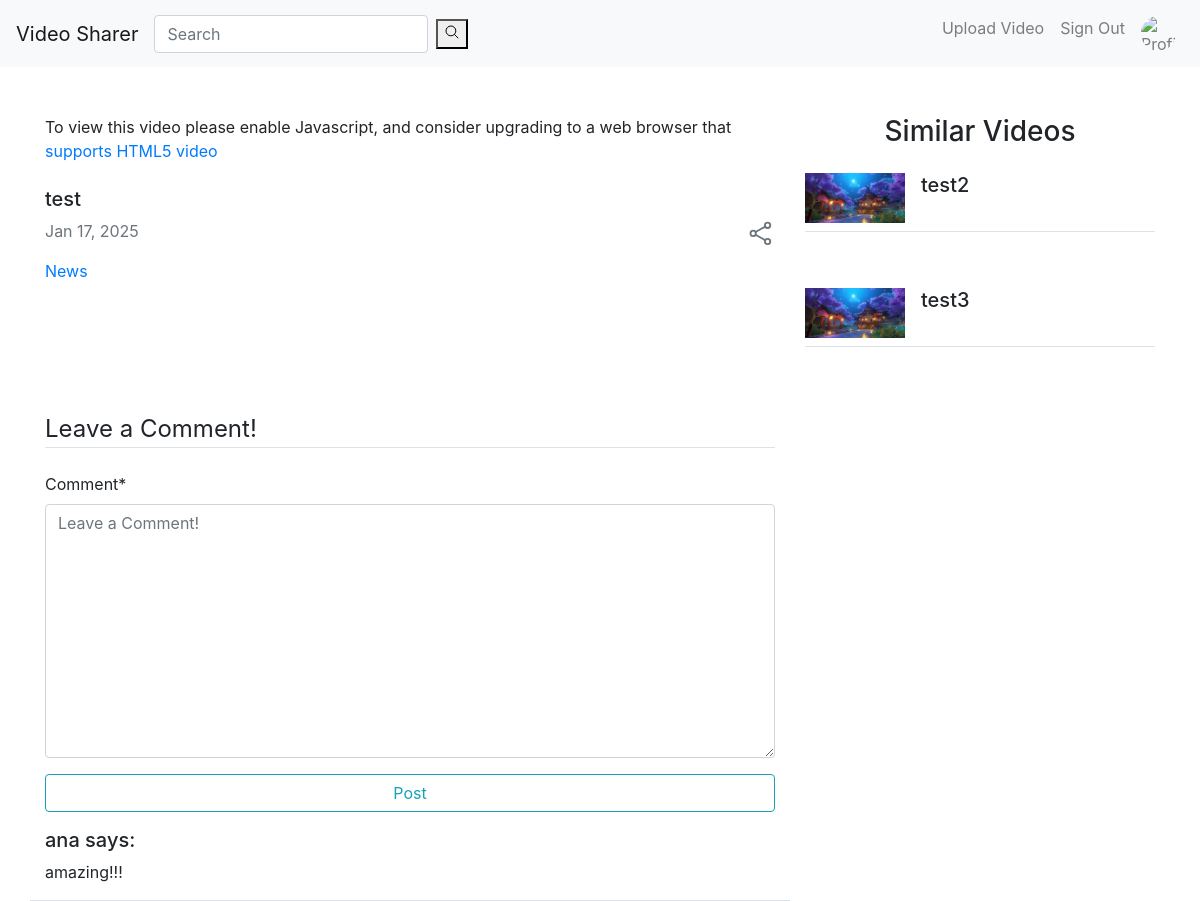
Page /videos/1/ (signed in) on the committed database.
### videos/models.py (models this page shows, shortened)
class Video(models.Model):
    uploader = models.ForeignKey(User, on_delete=models.CASCADE)
    title = models.CharField(max_length=100)
    description = models.TextField()
    video_file = models.FileField(upload_to='uploads/video_files',
                                  validators=[FileExtensionValidator(allowed_extensions=['mp4'])])
    thumbnail = models.FileField(upload_to='uploads/thumbnails', validators=[
                                 FileExtensionValidator(allowed_extensions=['png', 'jpg', 'jpeg'])])
    date_posted = models.DateTimeField(default=timezone.now)
    category = models.ForeignKey('Category', on_delete=models.CASCADE)

class Category(models.Model):
    name = models.CharField(max_length=30)
    def __str__(self):
        return self.name
    class Meta:
        verbose_name = "Category"
        verbose_name_plural = "Categories"

class Comment(models.Model):
    user = models.ForeignKey(User, on_delete=models.CASCADE)
    video = models.ForeignKey('Video', on_delete=models.CASCADE)
    comment = models.TextField()
    created_on = models.DateTimeField(auto_now_add=True)

### videos/views.py (the view, shortened to what this page needs)
# urls.py: path('<int:pk>/', DetailVideo.as_view(), name='video-detail'),
class DetailVideo(View):
    def get(self, request, pk, *args, **kwargs):
        video = Video.objects.get(pk=pk)
        form = CommentForm()
        comments = Comment.objects.filter(video=video).order_by('-created_on')
        categories = Video.objects.filter(category=video.category)[:15]
        context = {
            'object': video,
            'comments': comments,
            'categories': categories,
            'form': form
        }
        return render(request, 'videos/detail_video.html', context)

### videos/forms.py
class CommentForm(forms.Form):
    comment = forms.CharField(widget=forms.Textarea(
        attrs={
            "class": "form-control",
            "placeholder": "Leave a Comment!"
        }))

### videos/templates/videos/detail_video.html (shortened to what this page needs)
{% extends 'videos/base.html' %}
{% load crispy_forms_tags %}
{% block content %}
	<div class="container">
		<div class="row mt-5">
			<div class="col-md-8 col-sm-12 col-xs-12">
				<video-js
					width="720"
					height="405"
					controls
					data-setup='{"playbackRates": [0.5, 1, 1.5, 2], "fluid": true}'>
					<source src="/media/{{ object.video_file }}" type="video/mp4">
					<p class="vjs-no-js">
					To view this video please enable Javascript, and consider upgrading to a web browser that <a href="https://videojs.com/html5-video-support/" target="_blank">supports HTML5 video</a>
					</p>
				</video-js>
				<h5 class="mt-4">{{ object.title }}</h5>
				<div class="row">
					<div class="col-md-6 text-muted">
						<p>{{ object.date_posted | date:"M d, Y" }}</p>
                        <a class="category-link" href="{% url 'category-list' object.category.pk %}">{{ object.category }}</a>
					</div>
					<div class="col-md-6 text-muted text-right">
						<ion-icon class="video-icons" name="share-social-outline" type="button"  data-toggle="modal" data-target="#exampleModal">
                    </ion-icon>
			</div>
		</div>
	</div>
    <div class="col-md-4 col-sm-12 col-xs-12">
        <h3 class="text-center mb-3">Similar Videos</h3>
        {% for category in categories %}
            {% if object.pk != category.pk %}
                <div class="position-relative d-flex flex-row mb-5 py-2 border-bottom">
                    <img src="{{ category.thumbnail.url }}" width="100" height="50" />
                    <h5 class="pl-3">{{ category.title }}</h5>
                </div>
            {% endif %}
        {% endfor %}
    </div>
</div>
    <div class="row mt-3">
        <div class="col-md-8 col-sm-12">
            {% if user.is_authenticated %}
            <form method="POST">
                <legend class="border-bottom mb-4">Leave a Comment!</legend>
                {{ form | crispy }}
                <button class="btn btn-outline-info btn-block">Post</button>
            </form>
            {% else %}
            <a class="btn btn-outline-info btn-block" href="{% url 'account_login' %}">Sign In To Post a Comment!</a>
            {% endif %}
        </div>
    </div>
    {% for comment in comments %}
    <div class="row mt-3">
        <div class="col-md-8 col-sm-12 border-bottom">
            <h5>{{ comment.user }} says:</h5>
            <p>{{ comment.comment }}</p>
        </div>
    </div>
    {% endfor %}
</div>
{% endblock content %}

### media/css/style.css (style rules this page uses)
.video-icons { font-size: 1.8rem; transition: 0.3s; }

### rows in the picture
Video: title "test", date_posted "Jan 17, 2025", category "News"
Video: thumbnail (picture), title "test2"
Video: thumbnail (picture), title "test3"
Comment: user "ana", comment "amazing!!!"
